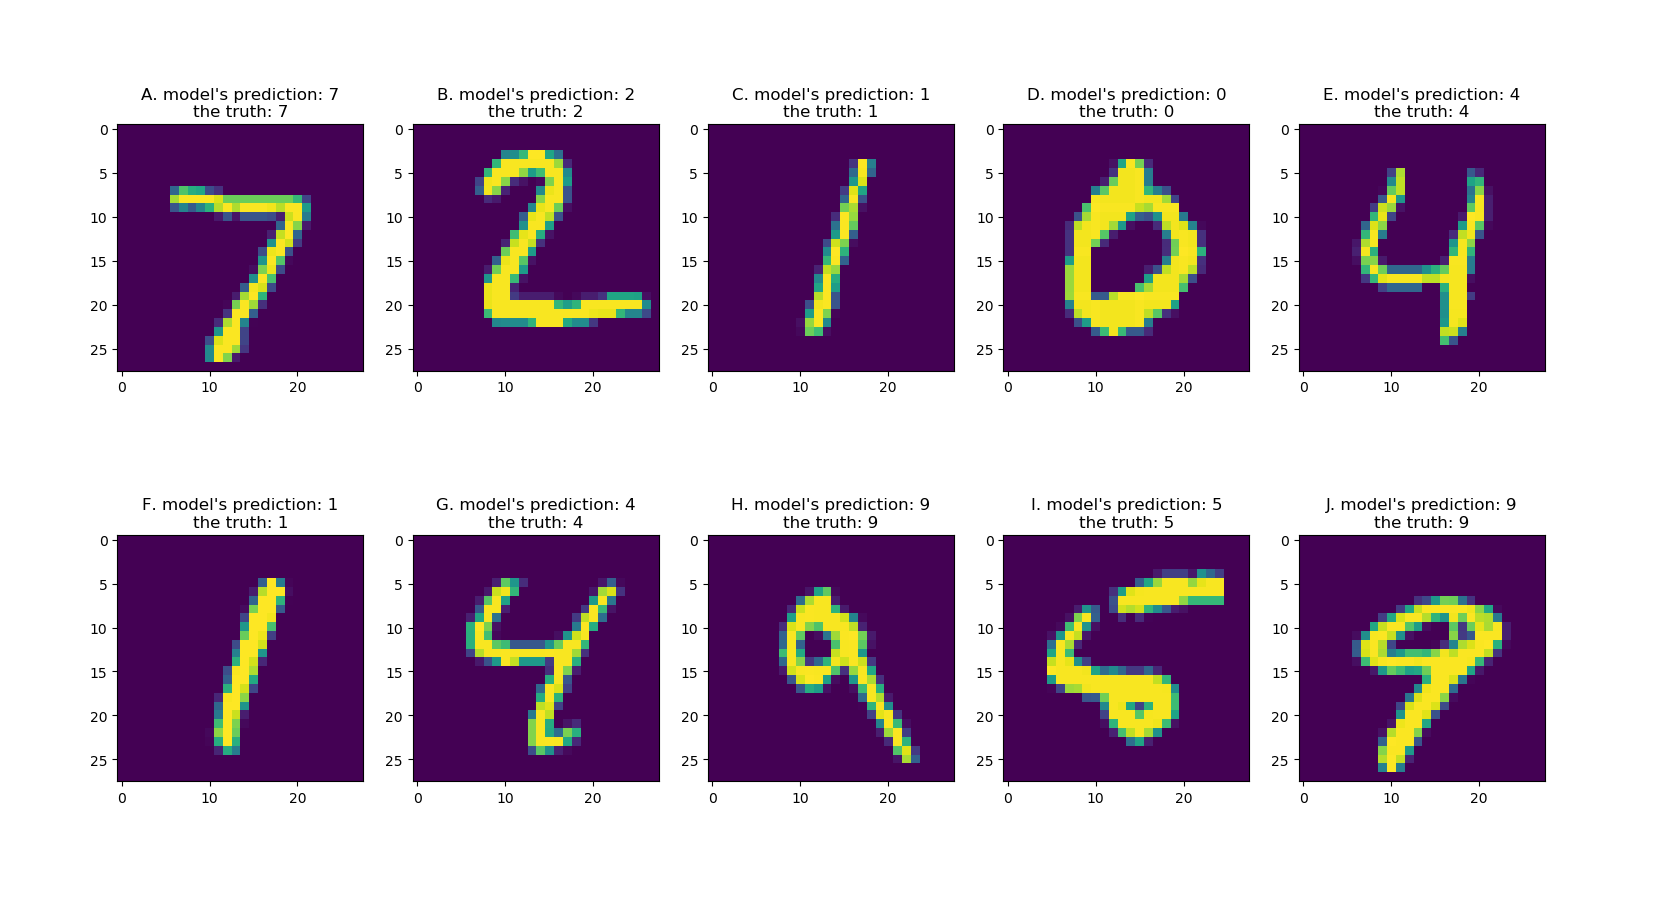

The Python source for this figure:
import tensorflow as tf
import  cv2
from matplotlib import pyplot as plt
import numpy as np

"""
defining customCallback class
this will allow us to stop the training process when our model reached certain accuracy
"""
class customCallback(tf.keras.callbacks.Callback):
  def on_epoch_end(self, epoch, logs={}):
    if(logs.get('acc')>=0.99):
      print("\n 99% accuracy reached terminating training process")
      self.model.stop_training = True

#####################################################################################################################
# LOAD THE DATASET
mnist = tf.keras.datasets.mnist

"""
THE MNIST DATABASE of handwritten digits consists of 60,000 training grayscale images and 10,000 test grayscale images
the test images are used to test the model with images that were never seen before by the model
the x denotes the image, the input of the model
the y denotes the label or the correct answer, the expected output of the model
our model will learn how to calculate or categorize the input to become the output
"""
(x_train, y_train),(x_test, y_test) = mnist.load_data()

"""
we first normalize each pixel value of our images
so that the prediction score can fall between 0 to 1
"""
x_train = x_train/255.0
x_test = x_test / 255.0
# make an instance of customCallback
callbacks = customCallback()

#####################################################################################################################
# DEFINE THE PREDICTION MODEL
"""
here we define a model, we make a plan to make a model with 3 layers
the first layer : the input layer
  -  it recieves the input image in with size of 28x28 pixels
the second layer : the hidden layer
  -  processing the images with 128 neurons
  -  the activation function at each neuron define the firing rate of the particular neuron
  -  the activation function tells the model what to do next
        -> using the relu function that simply said
            if x > 0:
                return x
            else 
                return 0
            the function will only pass the value that >= 0

the third layer : the output layer
  -  consist of 10 neuron which correspond to each 10 classes of 10 digits (0 to 9)
  -  the model's prediciton answer is one of the 10 neuron that has the highest score
  -  using softmax activation function that simply said take the biggest value only, the unchosen one the value will be changed to 0
"""
model = tf.keras.models.Sequential([
    tf.keras.layers.Flatten(input_shape = (28,28)),
    tf.keras.layers.Dense(128,activation=tf.nn.relu),
    tf.keras.layers.Dense(10,activation=tf.nn.softmax)
])

#####################################################################################################################
# BUILDING THE PREDICTION MODEL
'''
The model is built with sparse_categorical_crossentropy loss function and adam optimizer.
Loss function is used to tell us how good our current model is.
The Optimizer then generate a new guess of model if the Loss function tell us that this current model is not good enough and still need improvement.
The sparse_categorical_crossentropy loss functionis usually used when our output classes are mutually exclusive, such as in this dataset.
'''
model.compile(optimizer='adam',
              loss='sparse_categorical_crossentropy',
              metrics=['accuracy'])


#####################################################################################################################
# TRAIN THE PREDICITON MODEL
"""
training the model with 70,000 training images
a supervised learning, where we put the image and also the label which denotes the answer of the current image
"""
with tf.device('/device:GPU:0'):
    model.fit(x_train,y_train,epochs = 10,callbacks=[callbacks])
    """
    @param1 x_train - training images
    @param2 y_train - training labels (correct answer)
    @param3 epochs - how many iteration will the training process do
    @param4 callbacks - alowwing training process to be stopped when reached certain desired amount of accuracy 
                        even when haven't reached the maximum number of iteration
    
    """

#####################################################################################################################
# TEST THE PREDICTION MODEL
"""
the x_test is a list containing all test images of MNIST dataset
"""
images = np.vstack([x_test])
results = model.predict(x_test)

print(model.evaluate(x_test,y_test))

# show the first 10 prediction result
idx = 0
for pred,answer,image in zip(results,y_test,x_test):
    if(idx+1>10):
        # there are 10,000 test images in MNIST dataset
        # we just want to test the first 10 test images
        break
    

    # the pred variable is the model's prediciton result for particular image in the form of an numpy array
    # there are 10 confidence amount that correspond to 10 different digit classes(digit 0 to 9)
    print("Each class confidence/score for image {}: ".format(chr(idx+ord('A'))))
    # print(pred)
    for label,score in enumerate(pred):
        print(str(label)," : ",str(score))
    
    # we pick the class that has the highest confidence score that denotes the model's prefered answer
    text = str(chr(idx+ord('A'))) + ". model's prediction: "+str(pred.argmax()) +"\nthe truth: "+str(answer)
    # show the 10 test images
    plt.subplot(2,5,idx+1)
    plt.title(text)
    plt.imshow(image)
    idx+=1

plt.show()
